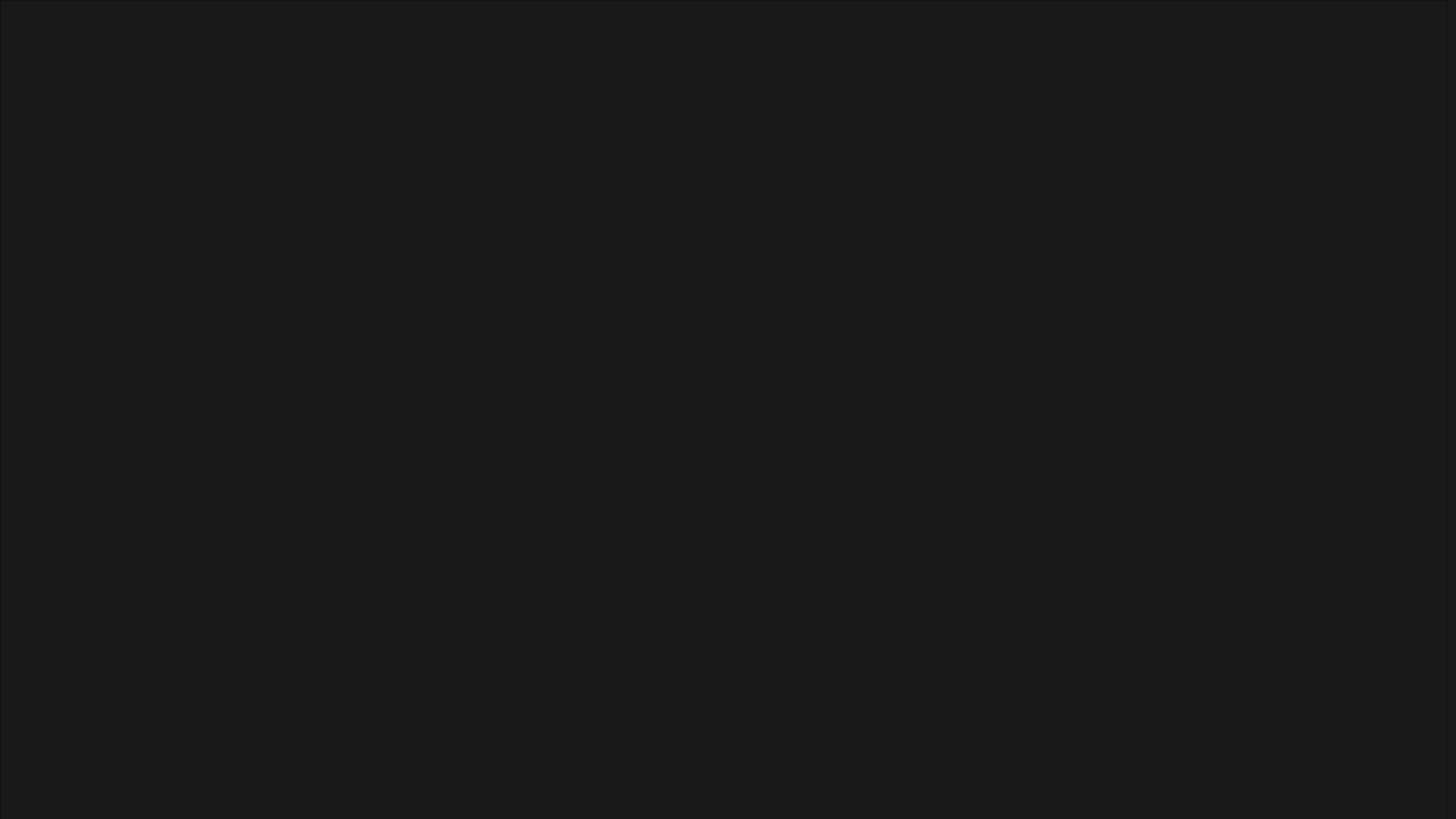
<?xml version="1.0" encoding="UTF-8"?>
<ui version="4.0">
 <class>Dialog</class>
 <widget class="QDialog" name="Dialog">
  <property name="geometry">
   <rect>
    <x>0</x>
    <y>0</y>
    <width>1600</width>
    <height>900</height>
   </rect>
  </property>
  <property name="windowTitle">
   <string>Dialog</string>
  </property>
  <property name="styleSheet">
   <string notr="true">background: #191919</string>
  </property>
  <widget class="PlotWidget" name="SpecWin_sum">
   <property name="geometry">
    <rect>
     <x>0</x>
     <y>0</y>
     <width>1591</width>
     <height>901</height>
    </rect>
   </property>
  </widget>
 </widget>
 <customwidgets>
  <customwidget>
   <class>PlotWidget</class>
   <extends>QGraphicsView</extends>
   <header>pyqtgraph</header>
  </customwidget>
 </customwidgets>
 <resources/>
 <connections/>
</ui>
